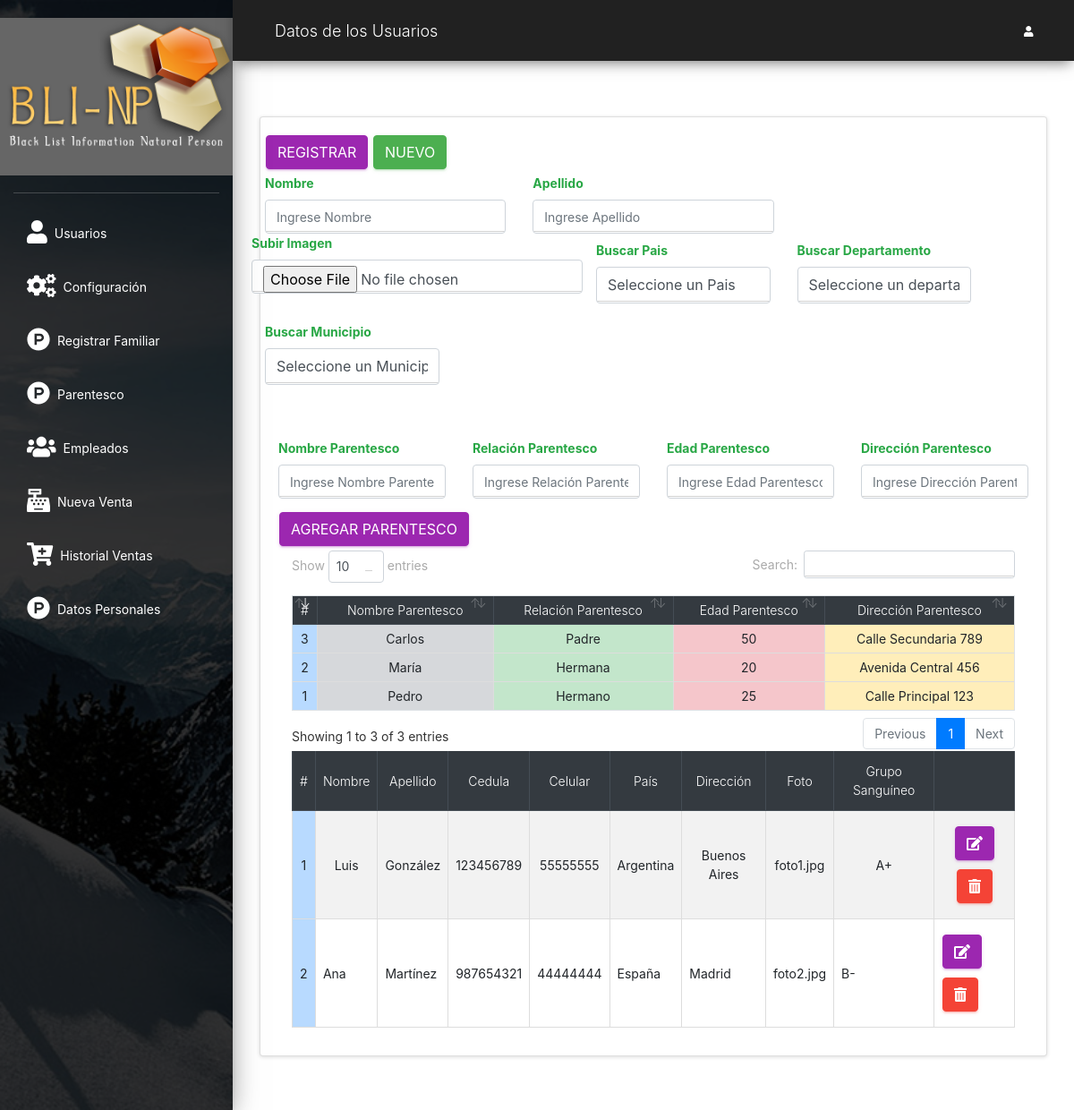
Page /src/parentesco.php (signed in) on the committed database.
### tables this page shows
CREATE TABLE `parentesco` (
  `id` INT PRIMARY KEY,
  `cliente_id` INT,
  `nombre` VARCHAR(50),
  `relacion` VARCHAR(50),
  `edad` INT,
  `direccion` VARCHAR(100),
  FOREIGN KEY (`cliente_id`) REFERENCES `cliente` (`idcliente`)
);

CREATE TABLE `cliente` (
  `idcliente` int NOT NULL AUTO_INCREMENT,
  `nombre` varchar(100) NOT NULL,
  `apellido` varchar(100) NOT NULL,
  `cedula` varchar(20) NOT NULL,
  `celular` varchar(15) NOT NULL,
  `pais` varchar(100) NOT NULL,
  `direccion` varchar(200) NOT NULL,
  `foto` varchar(100) DEFAULT NULL,
  `grupo_sangre` varchar(10) DEFAULT NULL,
  PRIMARY KEY (`idcliente`)
);

### src/parentesco.php (the view, shortened to what this page needs)
<?php
include_once "includes/header.php";
?>
<div class="card">
    <div class="card-body">
        <div class="row">
            <div class="col-md-12">
                <form action="" method="post" autocomplete="off" id="formulario">
                    <div class="row">
                        <div>
                            <input type="submit" value="Registrar" class="btn btn-primary" id="btnAccion">
                            <input type="button" value="Nuevo" class="btn btn-success" id="btnNuevo" onclick="limpiar()">
                        </div>
                        <br><br>
                        <div class="row g-3">
                            <div class="col-md-4">
                                <label for="validationDefault01" class="text-success font-weight-bold">Nombre</label>
                                <input type="text" placeholder="Ingrese Nombre" class="form-control" id="validationDefault01" name="nombre" required>
                            </div>
                            <div class="col-md-4">
                                <label for="validationDefault02" class="text-success font-weight-bold">Apellido</label>
                                <input type="text" placeholder="Ingrese Apellido" class="form-control" id="validationDefault02" name="apellido" required>
                            </div>
                            <div class="mb-4">
                                <label for="form-group" class="text-success font-weight-bold">Subir Imagen</label>
                                <input type="file" class="form-control" aria-label="file example" required>
                            </div>
                            <div class="col-md-3">
                                <div class="form-group">
                                    <label for="pais" class="text-success font-weight-bold">Buscar Pais</label>
                                    <select name="pais" id="pais" class="form-control">
                                        <option value="">Seleccione un Pais</option>
                                    </select>
                                </div>
                            </div>
                            <div class="col-md-3">
                                <div class="form-group">
                                    <label for="departamento" class="text-success font-weight-bold">Buscar Departamento</label>
                                    <select name="departamento" id="departamento" class="form-control">
                                        <option value="">Seleccione un departamento</option>
                                    </select>
                                </div>
                            </div>
                            <div class="col-md-3">
                                <div class="form-group">
                                    <label for="departamento" class="text-success font-weight-bold">Buscar Municipio</label>
                                    <select name="departamento" id="departamento" class="form-control">
                                        <option value="">Seleccione un Municipio</option>
                                        <?php
                                        include "../conexion.php";
                                        ?>
                                    </select>
                                </div>
                            </div>
                        </div>
                    </div>
                    <br><br>
                    <div id="parentescos">
                        <div class="row">
                            <div class="col-md-3">
                                <div class="form-group">
                                    <label for="nombre_parentesco" class="text-success font-weight-bold">Nombre Parentesco</label>
                                    <input type="text" placeholder="Ingrese Nombre Parentesco" name="parentesco[0][nombre]" class="form-control">
                                </div>
                            </div>
                            <div class="col-md-3">
                                <div class="form-group">
                                    <label for="relacion_parentesco" class="text-success font-weight-bold">Relación Parentesco</label>
                                    <input type="text" placeholder="Ingrese Relación Parentesco" name="parentesco[0][relacion]" class="form-control">
                                </div>
                            </div>
                            <div class="col-md-3">
                                <div class="form-group">
                                    <label for="edad_parentesco" class="text-success font-weight-bold">Edad Parentesco</label>
                                    <input type="text" placeholder="Ingrese Edad Parentesco" name="parentesco[0][edad]" class="form-control">
                                </div>
                            </div>
                            <div class="col-md-3">
                                <div class="form-group">
                                    <label for="direccion_parentesco" class="text-success font-weight-bold">Dirección Parentesco</label>
                                    <input type="text" placeholder="Ingrese Dirección Parentesco" name="parentesco[0][direccion]" class="form-control">
                                </div>
                            </div>
                        </div>
                    </div>
                    <div class="row">
                        <div class="col-md-12">
                            <button type="button" class="btn btn-primary" onclick="agregarParentesco()">Agregar Parentesco</button>
                        </div>
                    </div>
            </div>
        </div>
        <div class="col-md-12">
            <div class="table-responsive">
                <table class="table table-striped table-bordered" id="tbl">
                    <thead class="thead-dark">
                        <tr>
                            <th>#</th>
                            <th>Nombre Parentesco</th>
                            <th>Relación Parentesco</th>
                            <th>Edad Parentesco</th>
                            <th>Dirección Parentesco</th>
                        </tr>
                    </thead>
                    <tbody>
                        <?php
                        $query_parentescos = mysqli_query($conexion, "SELECT * FROM parentesco");
                        while ($data_parentesco = mysqli_fetch_assoc($query_parentescos)) {
                            $id_parentesco = $data_parentesco['id'];
                            $nombre_parentesco = $data_parentesco['nombre'];
                            $relacion_parentesco = $data_parentesco['relacion'];
                            $edad_parentesco = $data_parentesco['edad'];
                            $direccion_parentesco = $data_parentesco['direccion'];
                        ?>
                            <tr>
                                <td class="table-primary"><?php echo $id_parentesco; ?></td>
                                <td class="table-secondary"><?php echo $nombre_parentesco; ?></td>
                                <td class="table-success"><?php echo $relacion_parentesco; ?></td>
                                <td class="table-danger"><?php echo $edad_parentesco; ?></td>
                                <td class="table-warning"><?php echo $direccion_parentesco; ?></td>
                            </tr>
                        <?php
                        }
                        ?>
                    </tbody>
                </table>
            </div>
        </div>
        <div class="col-md-12">
            <div class="table-responsive">
                <table class="table table-striped table-bordered" id="tbl">
                    <thead class="thead-dark">
                        <tr>
                            <th>#</th>
                            <th>Nombre</th>
                            <th>Apellido</th>
                            <th>Cedula</th>
                            <th>Celular</th>
                            <th>País</th>
                            <th>Dirección</th>
                            <th>Foto</th>
                            <th>Grupo Sanguíneo</th>
                            <th></th>
                        </tr>
                    </thead>
                    <tbody>
                        <?php
                        $query = mysqli_query($conexion, "SELECT * FROM cliente");
                        $result = mysqli_num_rows($query);
                        if ($result > 0) {
                            while ($data = mysqli_fetch_assoc($query)) {
                                $cliente_id = $data['idcliente'];
                        ?>
                                <tr>
                                    <td class="table-primary"><?php echo $cliente_id; ?></td>
                                    <td><?php echo $data['nombre']; ?></td>
                                    <td><?php echo $data['apellido']; ?></td>
                                    <td><?php echo $data['cedula']; ?></td>
                                    <td><?php echo $data['celular']; ?></td>
                                    <td><?php echo $data['pais']; ?></td>
                                    <td><?php echo $data['direccion']; ?></td>
                                    <td><?php echo $data['foto']; ?></td>
                                    <td><?php echo $data['grupo_sangre']; ?></td>
                                    <td>
                                        <a href="#" onclick="editarCliente(<?php echo $cliente_id; ?>)" class="btn btn-primary"><i class='fas fa-edit'></i></a>
                                        <form action="eliminar_cliente.php?id=<?php echo $cliente_id; ?>" method="post" class="confirmar d-inline">
                                            <button type="submit" class="btn btn-danger"><i class='fas fa-trash-alt'></i></button>
                                        </form>
                                    </td>
                                </tr>
                        <?php
                            }
                        } ?>
                    </tbody>
                </table>
            </div>
        </div>
    </div>
</div>
</div>
<?php include_once "includes/footer.php"; ?>

### src/includes/header.php (shortened to what this page needs)
<!DOCTYPE html>
<html lang="en">
<head>
    <link href="../assets/css/material-dashboard.css" rel="stylesheet" />
    <link href="../assets/css/dataTables.bootstrap4.min.css" rel="stylesheet" />
    <link rel="stylesheet" href="../assets/js/jquery-ui/jquery-ui.min.css">
    <link rel="stylesheet" href="https://stackpath.bootstrapcdn.com/bootstrap/4.3.1/css/bootstrap.min.css">
    <link rel="stylesheet" href="https://cdnjs.cloudflare.com/ajax/libs/bootstrap-datepicker/1.9.0/css/bootstrap-datepicker.min.css">
</head>
<body>
    <div class="wrapper ">
        <div class="sidebar" data-color="purple" data-background-color="black" data-image="../assets/img/sidebar-1.jpg">
            <div class="logo"><a href="./" class="simple-text logo-normal">
        <img src="../assets/img/icon.png" alt="Logo de BLI - NP">
    </a></div>
            <div class="sidebar-wrapper">
                <ul class="nav">
                    <li class="nav-item">
                        <a class="nav-link d-flex" href="usuarios.php">
                            <i class="fas fa-user mr-2 fa-2x"></i>
                            <p> Usuarios</p>
                        </a>
                    </li>
                    <li class="nav-item">
                        <a class="nav-link d-flex" href="config.php">
                            <i class="fas fa-cogs mr-2 fa-2x"></i>
                            <p> Configuración</p>
                        </a>
                    </li>
                    <li class="nav-item">
                        <a class="nav-link d-flex" href="productos.php">
                            <i class="fab fa-product-hunt mr-2 fa-2x"></i>
                            <p>Registrar Familiar</p>
                        </a>
                    </li>
                    <li class="nav-item">
                        <a class="nav-link d-flex" href="parentesco.php">
                            <i class="fab fa-product-hunt mr-2 fa-2x"></i>
                            <p>Parentesco</p>
                        </a>
                    </li>
                    <li class="nav-item">
                        <a class="nav-link d-flex" href="clientes.php">
                            <i class=" fas fa-users mr-2 fa-2x"></i>
                            <p> Empleados</p>
                        </a>
                    </li>
                    <li class="nav-item">
                        <a class="nav-link d-flex" href="ventas.php">
                            <i class="fas fa-cash-register mr-2 fa-2x"></i>
                            <p> Nueva Venta</p>
                        </a>
                    </li>
                    <li class="nav-item">
                        <a class="nav-link d-flex" href="lista_ventas.php">
                            <i class="fas fa-cart-plus mr-2 fa-2x"></i>
                            <p> Historial Ventas</p>
                        </a>
                    </li>
                    <li class="nav-item">
                        <a class="nav-link d-flex" href="datos_personales.php">
                            <i class="fab fa-product-hunt mr-2 fa-2x"></i>
                            <p>Datos Personales</p>
                        </a>
                    </li>
                </ul>
            </div>
        </div>
        <div class="main-panel">
            <nav class="navbar navbar-expand-lg navbar-absolute fixed-top bg-dark">
                <div class="container-fluid">
                    <div class="navbar-wrapper">
                        <a class="navbar-brand" href="javascript:;">Datos de los Usuarios</a>
                    </div>
                    <div class="collapse navbar-collapse justify-content-end">
                        <ul class="navbar-nav">
                            <li class="nav-item dropdown">
                                <a class="nav-link" href="javascript:;" id="navbarDropdownProfile" data-toggle="dropdown" aria-haspopup="true" aria-expanded="false">
                                    <i class="fas fa-user"></i>
                                </a>
                            </li>
                        </ul>
                    </div>
                </div>
            </nav>
            <div class="content">
                <div class="container-fluid">

### src/includes/footer.php (shortened to what this page needs)
</div>
</div>
<footer class="footer">
    <div class="container-fluid">
        <div class="copyright float-right">
            <a href="#" target="_blank">Todos los Derechos Reservados</a>.
        </div>
    </div>
</footer>
</div>
</body>
</html>

### src/includes/header.php (style rules this page uses)
.logo img { max-width: 100%; height: auto; }

### rows in the picture
parentesco: id "1", nombre "Pedro", relacion "Hermano", edad "25", direccion "Calle Principal 123"
parentesco: id "2", nombre "María", relacion "Hermana", edad "20", direccion "Avenida Central 456"
parentesco: id "3", nombre "Carlos", relacion "Padre", edad "50", direccion "Calle Secundaria 789"
cliente: idcliente "1", nombre "Luis", apellido "González", cedula "123456789", celular "55555555", pais "Argentina", direccion "Buenos Aires", foto "foto1.jpg", grupo_sangre "A+"
cliente: idcliente "2", nombre "Ana", apellido "Martínez", cedula "987654321", celular "44444444", pais "España", direccion "Madrid", foto "foto2.jpg", grupo_sangre "B-"
